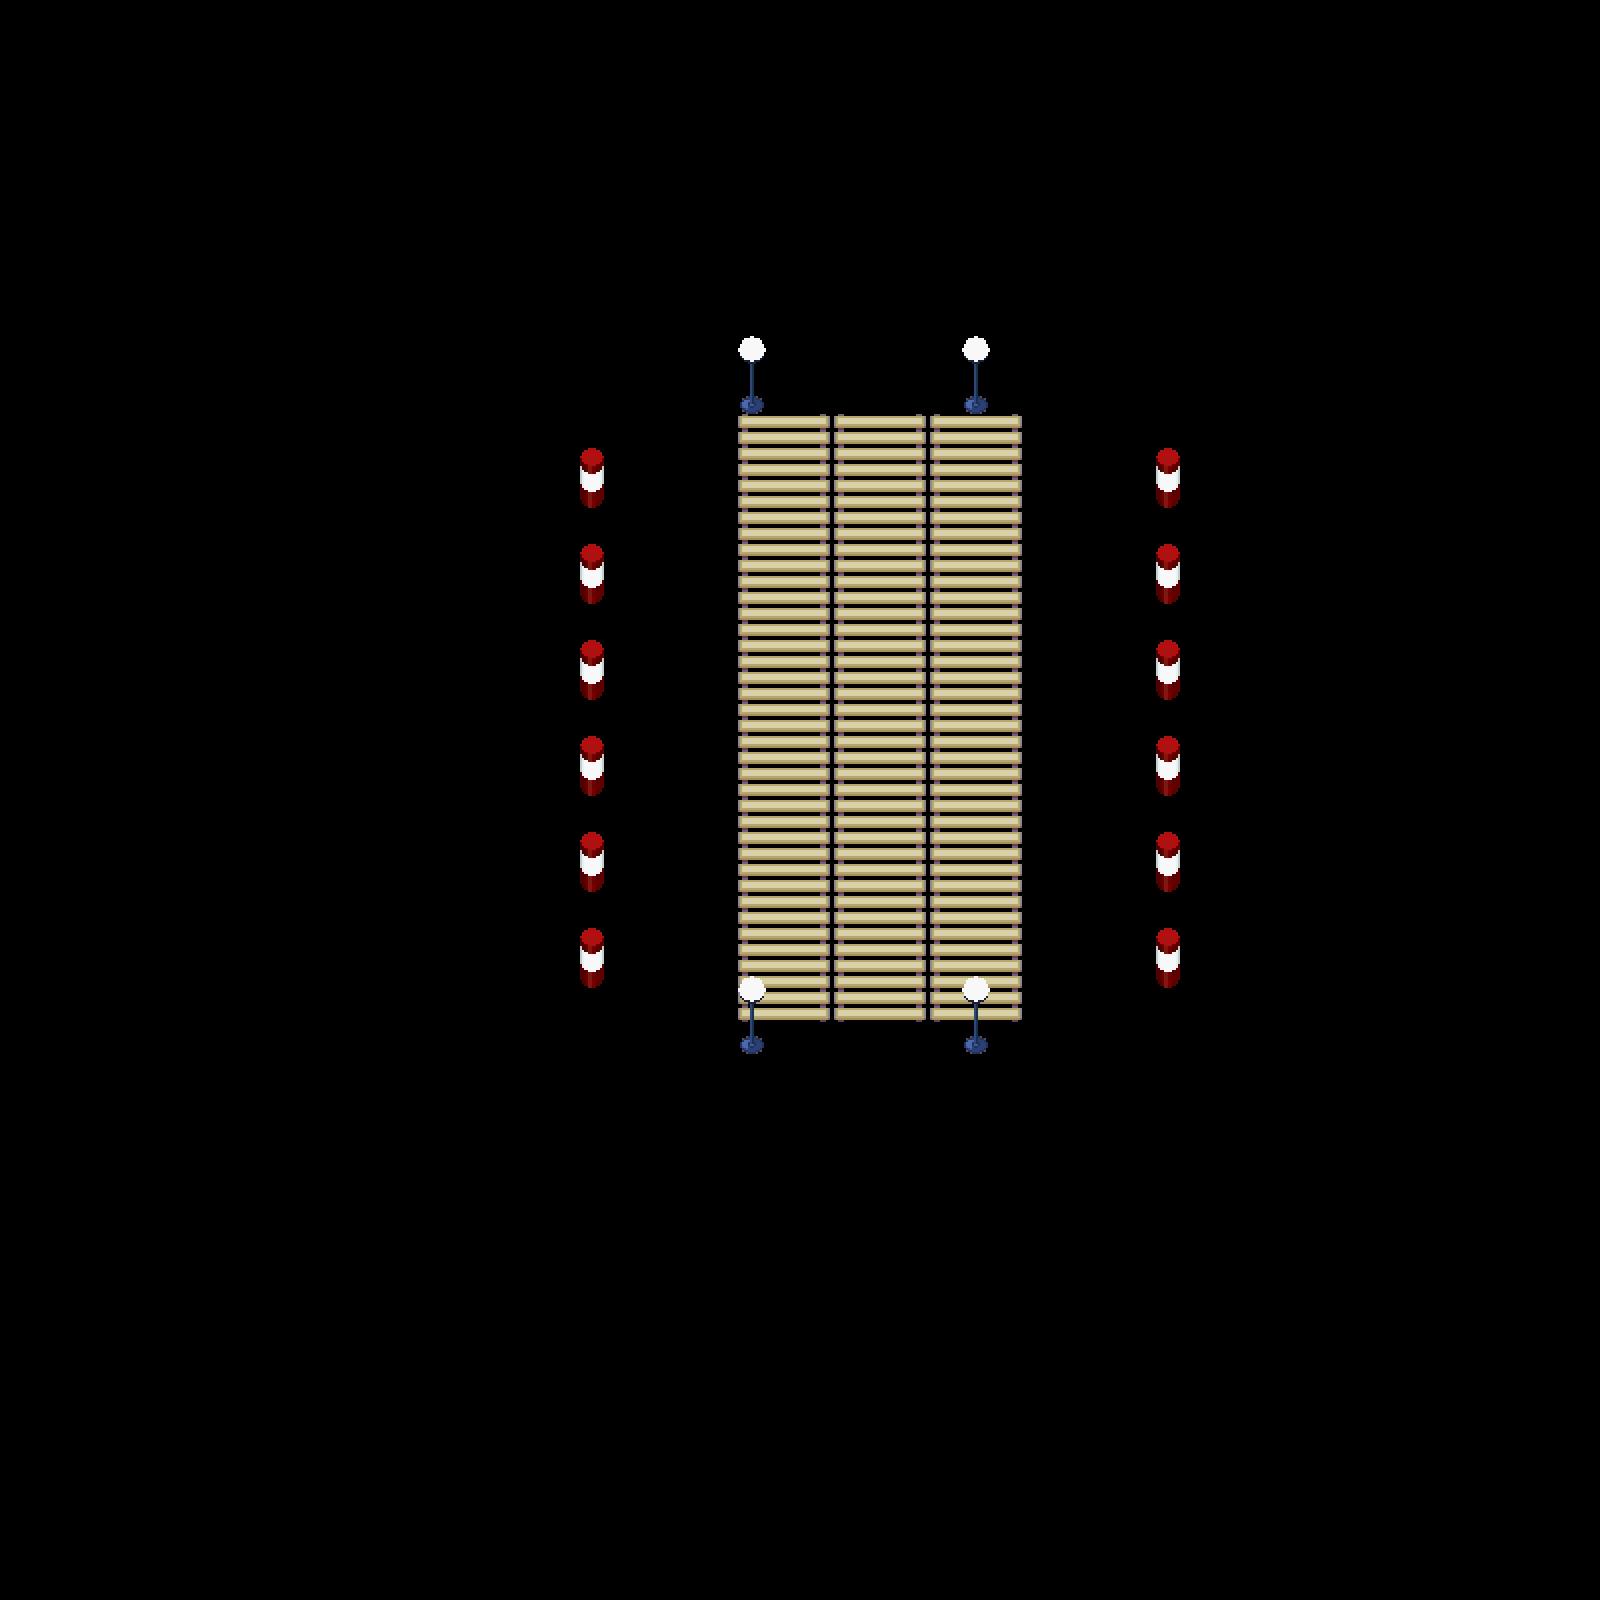

Tiled map render using the project's own tile images. Description and the map definition, with tile-layer contents summarised, below:
An orthogonal 50x50 tile map with 32x32 px tiles, 3 tile layers (Bridge, Buildings, TallBuildings), 7 hidden layers not drawn, 3 tilesets and 9 objects (2x woman, fisher, man, daniel).

<map version="1.10" tiledversion="1.11.2" orientation="orthogonal" renderorder="right-down" width="50" height="50" tilewidth="32" tileheight="32" infinite="0" nextlayerid="16" nextobjectid="10">
 <tileset firstgid="1" source="PLAT nature.tsx" />
 <tileset firstgid="2305" source="PLAT Roads.tsx" />
 <tileset firstgid="3329" source="Objects.tsx" />
 <layer id="1" name="Ground" width="50" height="50" visible="0" locked="1">
  <data>[2500 cells, 1600 non-empty, 1 distinct tile ids]</data>
 </layer>
 <layer id="3" name="Water" width="50" height="50" visible="0" locked="1">
  <data>[2500 cells, 950 non-empty, 1 distinct tile ids]</data>
 </layer>
 <layer id="7" name="Waterside" width="50" height="50" visible="0">
  <data>[2500 cells, 197 non-empty, 4 distinct tile ids]</data>
 </layer>
 <layer id="6" name="Flowers" width="50" height="50" visible="0" locked="1">
  <data>[2500 cells, 30 non-empty, 7 distinct tile ids]</data>
 </layer>
 <layer id="5" name="Grass" width="50" height="50" visible="0" locked="1">
  <data>[2500 cells, 144 non-empty, 1 distinct tile ids]</data>
 </layer>
 <layer id="2" name="LowerTrees" width="50" height="50" visible="0" locked="1">
  <data>[2500 cells, 518 non-empty, 10 distinct tile ids]</data>
 </layer>
 <layer id="4" name="UpperTrees" width="50" height="50" visible="0" locked="1">
  <data>[2500 cells, 367 non-empty, 8 distinct tile ids]</data>
 </layer>
 <layer id="8" name="Bridge" width="50" height="50">
  <data>[2500 cells, 171 non-empty, 3 distinct tile ids]</data>
 </layer>
 <layer id="9" name="Buildings" width="50" height="50">
  <data>[2500 cells, 28 non-empty, 3 distinct tile ids]</data>
 </layer>
 <layer id="10" name="TallBuildings" width="50" height="50">
  <data>[2500 cells, 8 non-empty, 2 distinct tile ids]</data>
 </layer>
 <objectgroup id="12" name="Player">
  <object id="1" gid="3329" x="1408" y="224" width="32" height="64">
   <properties>
    <property name="pos" value="city" />
   </properties>
  </object>
  <object id="2" gid="3329" x="1120" y="1440" width="32" height="64">
   <properties>
    <property name="pos" value="left" />
   </properties>
  </object>
 </objectgroup>
 <objectgroup id="13" name="Warps">
  <object id="3" gid="3329" x="1504" y="192" width="64" height="64">
   <properties>
    <property name="pos" value="city" />
   </properties>
  </object>
  <object id="4" gid="3329" x="1120" y="1536" width="64" height="64">
   <properties>
    <property name="pos" value="left" />
   </properties>
  </object>
 </objectgroup>
 <objectgroup id="14" name="Trainers">
  <object id="5" name="Woman2" type="woman" gid="3329" x="352.92" y="193.12" width="32" height="64">
   <properties>
    <property name="dir" value="right" />
    <property name="dis" type="int" value="6" />
   </properties>
  </object>
  <object id="6" name="Fisher" type="fisher" gid="3329" x="992" y="864" width="32" height="64">
   <properties>
    <property name="dir" value="right" />
    <property name="dis" type="int" value="0" />
   </properties>
  </object>
  <object id="7" name="Woman1" type="woman" gid="3329" x="735" y="1120" width="32" height="64">
   <properties>
    <property name="dir" value="down" />
    <property name="dis" type="int" value="0" />
   </properties>
  </object>
  <object id="8" name="Man1" type="man" gid="3329" x="1440" y="1440" width="32" height="64">
   <properties>
    <property name="dir" value="left" />
    <property name="dis" type="int" value="0" />
   </properties>
  </object>
 </objectgroup>
 <objectgroup id="15" name="Daniel">
  <object id="9" name="Daniel" type="daniel" gid="3329" x="686" y="682" width="384" height="96" />
 </objectgroup>
</map>
